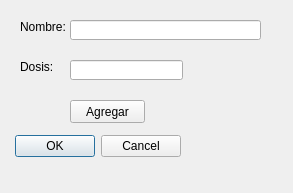
<?xml version="1.0" encoding="UTF-8"?>
<ui version="4.0">
 <class>Dialog</class>
 <widget class="QDialog" name="Dialog">
  <property name="geometry">
   <rect>
    <x>0</x>
    <y>0</y>
    <width>293</width>
    <height>193</height>
   </rect>
  </property>
  <property name="windowTitle">
   <string>Dialog</string>
  </property>
  <widget class="QDialogButtonBox" name="buttonBox">
   <property name="geometry">
    <rect>
     <x>-160</x>
     <y>130</y>
     <width>341</width>
     <height>32</height>
    </rect>
   </property>
   <property name="orientation">
    <enum>Qt::Horizontal</enum>
   </property>
   <property name="standardButtons">
    <set>QDialogButtonBox::Cancel|QDialogButtonBox::Ok</set>
   </property>
  </widget>
  <widget class="QLabel" name="label">
   <property name="geometry">
    <rect>
     <x>20</x>
     <y>20</y>
     <width>47</width>
     <height>13</height>
    </rect>
   </property>
   <property name="text">
    <string>Nombre:</string>
   </property>
  </widget>
  <widget class="QLineEdit" name="campo_nombre">
   <property name="geometry">
    <rect>
     <x>70</x>
     <y>20</y>
     <width>191</width>
     <height>20</height>
    </rect>
   </property>
  </widget>
  <widget class="QLabel" name="label_2">
   <property name="geometry">
    <rect>
     <x>20</x>
     <y>60</y>
     <width>47</width>
     <height>13</height>
    </rect>
   </property>
   <property name="text">
    <string>Dosis:</string>
   </property>
  </widget>
  <widget class="QLineEdit" name="campo_dosis">
   <property name="geometry">
    <rect>
     <x>70</x>
     <y>60</y>
     <width>113</width>
     <height>20</height>
    </rect>
   </property>
  </widget>
  <widget class="QPushButton" name="boton_agregar">
   <property name="geometry">
    <rect>
     <x>70</x>
     <y>100</y>
     <width>75</width>
     <height>23</height>
    </rect>
   </property>
   <property name="text">
    <string>Agregar</string>
   </property>
  </widget>
 </widget>
 <resources/>
 <connections>
  <connection>
   <sender>buttonBox</sender>
   <signal>accepted()</signal>
   <receiver>Dialog</receiver>
   <slot>accept()</slot>
   <hints>
    <hint type="sourcelabel">
     <x>248</x>
     <y>254</y>
    </hint>
    <hint type="destinationlabel">
     <x>157</x>
     <y>274</y>
    </hint>
   </hints>
  </connection>
  <connection>
   <sender>buttonBox</sender>
   <signal>rejected()</signal>
   <receiver>Dialog</receiver>
   <slot>reject()</slot>
   <hints>
    <hint type="sourcelabel">
     <x>316</x>
     <y>260</y>
    </hint>
    <hint type="destinationlabel">
     <x>286</x>
     <y>274</y>
    </hint>
   </hints>
  </connection>
 </connections>
</ui>
